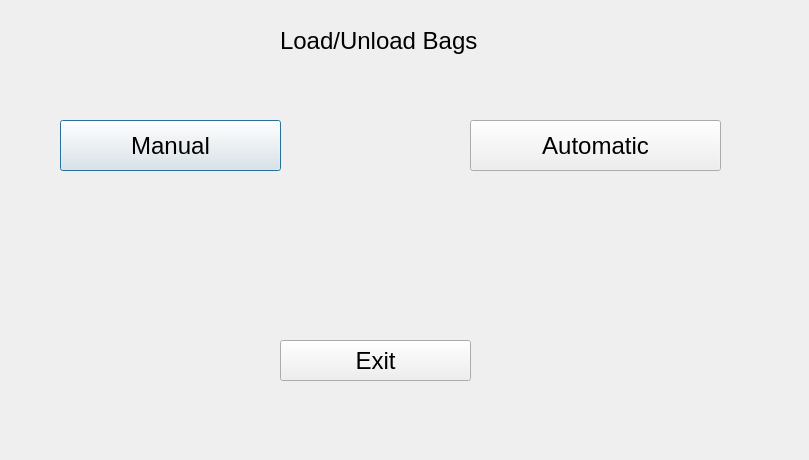
<?xml version="1.0" encoding="UTF-8"?>
<ui version="4.0">
 <class>LoadScreen</class>
 <widget class="QDialog" name="LoadScreen">
  <property name="geometry">
   <rect>
    <x>0</x>
    <y>0</y>
    <width>809</width>
    <height>460</height>
   </rect>
  </property>
  <property name="windowTitle">
   <string>LoadScreen</string>
  </property>
  <property name="modal">
   <bool>true</bool>
  </property>
  <widget class="QLabel" name="lblName">
   <property name="geometry">
    <rect>
     <x>280</x>
     <y>20</y>
     <width>201</width>
     <height>41</height>
    </rect>
   </property>
   <property name="font">
    <font>
     <family>Arial</family>
     <pointsize>18</pointsize>
    </font>
   </property>
   <property name="text">
    <string>Load/Unload Bags</string>
   </property>
  </widget>
  <widget class="QPushButton" name="btnManual">
   <property name="geometry">
    <rect>
     <x>60</x>
     <y>120</y>
     <width>221</width>
     <height>51</height>
    </rect>
   </property>
   <property name="font">
    <font>
     <family>Arial</family>
     <pointsize>18</pointsize>
    </font>
   </property>
   <property name="text">
    <string>Manual</string>
   </property>
  </widget>
  <widget class="QPushButton" name="btnAutomatic">
   <property name="geometry">
    <rect>
     <x>470</x>
     <y>120</y>
     <width>251</width>
     <height>51</height>
    </rect>
   </property>
   <property name="font">
    <font>
     <family>Arial</family>
     <pointsize>18</pointsize>
    </font>
   </property>
   <property name="text">
    <string>Automatic</string>
   </property>
  </widget>
  <widget class="QPushButton" name="btnDone">
   <property name="geometry">
    <rect>
     <x>280</x>
     <y>340</y>
     <width>191</width>
     <height>41</height>
    </rect>
   </property>
   <property name="font">
    <font>
     <family>Arial</family>
     <pointsize>18</pointsize>
    </font>
   </property>
   <property name="text">
    <string>Exit</string>
   </property>
  </widget>
  <widget class="QLabel" name="lblManualInfo">
   <property name="geometry">
    <rect>
     <x>80</x>
     <y>200</y>
     <width>181</width>
     <height>61</height>
    </rect>
   </property>
   <property name="font">
    <font>
     <family>Arial</family>
     <pointsize>14</pointsize>
    </font>
   </property>
   <property name="text">
    <string/>
   </property>
  </widget>
  <widget class="QLabel" name="lblAutomaticInfo">
   <property name="geometry">
    <rect>
     <x>490</x>
     <y>200</y>
     <width>201</width>
     <height>61</height>
    </rect>
   </property>
   <property name="font">
    <font>
     <family>Arial</family>
     <pointsize>14</pointsize>
    </font>
   </property>
   <property name="text">
    <string/>
   </property>
  </widget>
 </widget>
 <resources/>
 <connections/>
</ui>
